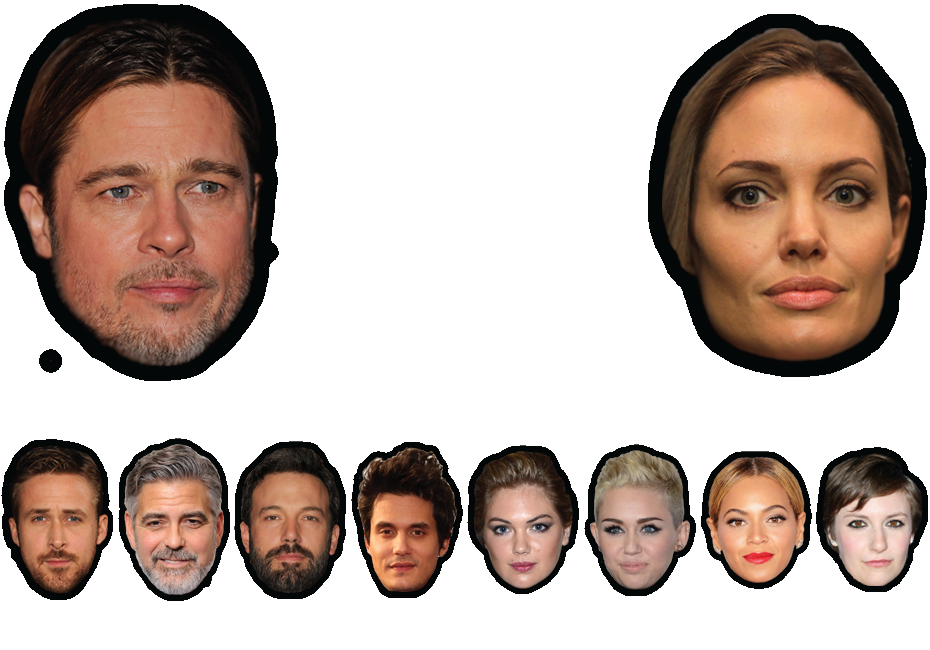
#> input picture Python/Django/Intro/face_detection/apps/face_detection_app/upload.png, 930 x 650 px
$ python face_detect_cv3.py upload.png   (older library calls are emulated)
#> lines starting #> are read from the running program, lines starting #| are printed output that depends on the picture
import cv2
import sys


# Get user supplied values
imagePath = sys.argv[1]
cascPath = "./apps/face_detection_app/haarcascade_frontalface_default.xml"

# Create the haar cascade
faceCascade = cv2.CascadeClassifier(cascPath)

# Read the image
image = cv2.imread(imagePath)
#> image is the input picture: shape (650, 930, 3); mean B, G, R 169.1, 176.8, 192.6
gray = cv2.cvtColor(image, cv2.COLOR_BGR2GRAY)
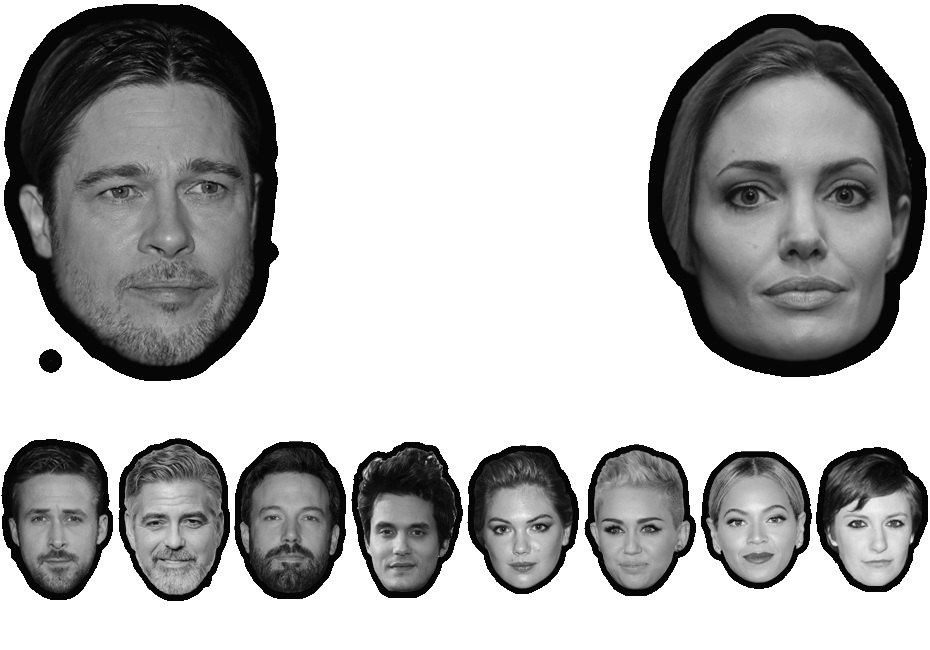
#> gray: shape (650, 930); min 6, max 255, mean 180.7

# Detect faces in the image
faces = faceCascade.detectMultiScale(
    gray,
    scaleFactor=1.1,
    minNeighbors=5,
    minSize=(30, 30)
    #flags = cv2.CV_HAAR_SCALE_IMAGE
)
#> faces = [[476, 494, 90, 90], [708, 482, 98, 98], [586, 492, 94, 94], [355, 495, 92, 92], [10, 481, 97, 97], [120, 481, 105, 105], [832, 491, 89, 89], [236, 474, 108, 108], [50, 101, 224, 224], [673, 97, 242, 242]]

print("Found {0} faces!".format(len(faces)))
#| Found 10 faces!

# [6 lines of commented-out code are left out]
